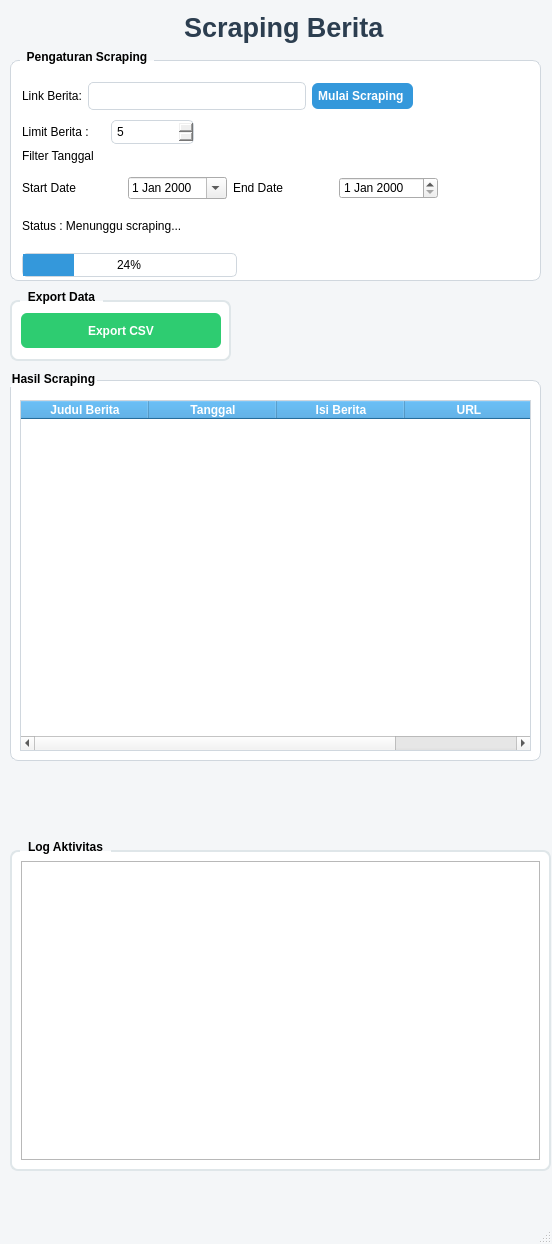
<?xml version="1.0" encoding="UTF-8"?>
<ui version="4.0">
 <class>MainWindow</class>
 <widget class="QMainWindow" name="MainWindow">
  <property name="geometry">
   <rect>
    <x>0</x>
    <y>0</y>
    <width>552</width>
    <height>1244</height>
   </rect>
  </property>
  <property name="windowTitle">
   <string>MainWindow</string>
  </property>
  <property name="styleSheet">
   <string notr="true">QMainWindow {
    background-color: #f4f6f8;
}</string>
  </property>
  <widget class="QWidget" name="centralwidget">
   <widget class="QGroupBox" name="pengaturanScraping">
    <property name="geometry">
     <rect>
      <x>10</x>
      <y>50</y>
      <width>531</width>
      <height>231</height>
     </rect>
    </property>
    <property name="styleSheet">
     <string notr="true">QGroupBox {
    background-color: white;
    border: 1px solid #D0D7DE;
    border-radius: 8px;
    margin-top: 10px;
    font-weight: bold;
}

QGroupBox::title {
    subcontrol-origin: margin;
    left: 10px;
    padding: 0 5px;
}</string>
    </property>
    <property name="title">
     <string>Pengaturan Scraping</string>
    </property>
    <widget class="QLabel" name="filterTanggal">
     <property name="geometry">
      <rect>
       <x>12</x>
       <y>98</y>
       <width>79</width>
       <height>16</height>
      </rect>
     </property>
     <property name="styleSheet">
      <string notr="true">QDateEdit {
    border: 1px solid #D0D7DE;
    border-radius: 5px;
    padding: 3px;
}
</string>
     </property>
     <property name="text">
      <string>Filter Tanggal</string>
     </property>
    </widget>
    <widget class="QWidget" name="layoutWidget">
     <property name="geometry">
      <rect>
       <x>12</x>
       <y>65</y>
       <width>172</width>
       <height>34</height>
      </rect>
     </property>
     <layout class="QHBoxLayout" name="horizontalLayout_3">
      <item>
       <widget class="QLabel" name="limitBerita">
        <property name="text">
         <string>Limit Berita : </string>
        </property>
       </widget>
      </item>
      <item>
       <widget class="QSpinBox" name="limitNews">
        <property name="styleSheet">
         <string notr="true">QSpinBox {
    border: 1px solid #D0D7DE;
    border-radius: 5px;
    padding: 3px;
}</string>
        </property>
        <property name="minimum">
         <number>1</number>
        </property>
        <property name="maximum">
         <number>100</number>
        </property>
        <property name="value">
         <number>5</number>
        </property>
       </widget>
      </item>
     </layout>
    </widget>
    <widget class="QWidget" name="layoutWidget">
     <property name="geometry">
      <rect>
       <x>12</x>
       <y>154</y>
       <width>215</width>
       <height>73</height>
      </rect>
     </property>
     <layout class="QVBoxLayout" name="verticalLayout_2">
      <item>
       <widget class="QLabel" name="statusScraping">
        <property name="text">
         <string>Status : Menunggu scraping...</string>
        </property>
       </widget>
      </item>
      <item>
       <widget class="QProgressBar" name="progressBar">
        <property name="maximumSize">
         <size>
          <width>250</width>
          <height>16777215</height>
         </size>
        </property>
        <property name="styleSheet">
         <string notr="true">QProgressBar {
    border: 1px solid #D0D7DE;
    border-radius: 5px;
    text-align: center;
}

QProgressBar::chunk {
    background-color: #3498DB;
}</string>
        </property>
        <property name="value">
         <number>24</number>
        </property>
       </widget>
      </item>
     </layout>
    </widget>
    <widget class="QWidget" name="layoutWidget">
     <property name="geometry">
      <rect>
       <x>12</x>
       <y>28</y>
       <width>391</width>
       <height>36</height>
      </rect>
     </property>
     <layout class="QHBoxLayout" name="horizontalLayout">
      <item>
       <widget class="QLabel" name="textLinkBerita">
        <property name="text">
         <string>Link Berita:</string>
        </property>
       </widget>
      </item>
      <item>
       <layout class="QVBoxLayout" name="verticalLayout" stretch="0">
        <item>
         <widget class="QLineEdit" name="inputLink">
          <property name="styleSheet">
           <string notr="true">QLineEdit {
    border: 1px solid #D0D7DE;
    border-radius: 5px;
    padding: 5px;
    background-color: #FFFFFF;
}</string>
          </property>
         </widget>
        </item>
       </layout>
      </item>
      <item>
       <widget class="QPushButton" name="btnScrape">
        <property name="styleSheet">
         <string notr="true">QPushButton {
    background-color: #3498DB;
    color: white;
    border-radius: 6px;
    padding: 6px;
    font-weight: bold;
}

QPushButton:hover {
    background-color: #2980B9;
}</string>
        </property>
        <property name="text">
         <string>Mulai Scraping </string>
        </property>
       </widget>
      </item>
     </layout>
    </widget>
    <widget class="QWidget" name="layoutWidget">
     <property name="geometry">
      <rect>
       <x>12</x>
       <y>121</y>
       <width>416</width>
       <height>34</height>
      </rect>
     </property>
     <layout class="QHBoxLayout" name="horizontalLayout_4">
      <item>
       <widget class="QLabel" name="startDate">
        <property name="styleSheet">
         <string notr="true">QDateEdit {
    border: 1px solid #D0D7DE;
    border-radius: 5px;
    padding: 3px;
}</string>
        </property>
        <property name="text">
         <string>Start Date</string>
        </property>
       </widget>
      </item>
      <item>
       <widget class="QDateEdit" name="StarDateEdit">
        <property name="calendarPopup">
         <bool>true</bool>
        </property>
       </widget>
      </item>
      <item>
       <widget class="QLabel" name="endDate">
        <property name="styleSheet">
         <string notr="true">QDateEdit {
    border: 1px solid #D0D7DE;
    border-radius: 5px;
    padding: 3px;
}</string>
        </property>
        <property name="text">
         <string>End Date</string>
        </property>
       </widget>
      </item>
      <item>
       <widget class="QDateEdit" name="EndDateEdit"/>
      </item>
     </layout>
    </widget>
   </widget>
   <widget class="QGroupBox" name="logAktivitas">
    <property name="geometry">
     <rect>
      <x>10</x>
      <y>840</y>
      <width>541</width>
      <height>331</height>
     </rect>
    </property>
    <property name="styleSheet">
     <string notr="true">QGroupBox {
    border: 2px solid #dfe6e9;
    border-radius: 8px;
    margin-top: 10px;
    font-weight: bold;
    background-color: #ffffff;
}

QGroupBox::title {
    subcontrol-origin: margin;
    left: 10px;
    padding: 0 6px;
}</string>
    </property>
    <property name="title">
     <string>Log Aktivitas</string>
    </property>
    <layout class="QVBoxLayout" name="verticalLayout_3">
     <item>
      <widget class="QPlainTextEdit" name="logBox">
       <property name="sizePolicy">
        <sizepolicy hsizetype="Expanding" vsizetype="Preferred">
         <horstretch>0</horstretch>
         <verstretch>0</verstretch>
        </sizepolicy>
       </property>
       <property name="minimumSize">
        <size>
         <width>500</width>
         <height>130</height>
        </size>
       </property>
       <property name="styleSheet">
        <string notr="true">QTextEdit {
    background-color: #1e1e1e;
    color: #00ff9c;
    border-radius: 6px;
    padding: 6px;
    font-family: Consolas;
}</string>
       </property>
       <property name="readOnly">
        <bool>true</bool>
       </property>
      </widget>
     </item>
    </layout>
   </widget>
   <widget class="QGroupBox" name="exportData">
    <property name="geometry">
     <rect>
      <x>10</x>
    <y>290</y>
      <width>221</width>
      <height>71</height>
     </rect>
    </property>
    <property name="maximumSize">
     <size>
      <width>16777215</width>
      <height>16777215</height>
     </size>
    </property>
    <property name="styleSheet">
     <string notr="true">QGroupBox {
    border: 2px solid #dfe6e9;
    border-radius: 8px;
    margin-top: 10px;
    font-weight: bold;
    background-color: #ffffff;
}

QGroupBox::title {
    subcontrol-origin: margin;
    left: 10px;
    padding: 0 6px;
}</string>
    </property>
    <property name="title">
     <string>Export Data</string>
    </property>
    <layout class="QVBoxLayout" name="verticalLayout_6">
     <item>
      <widget class="QPushButton" name="btnExportCSV">
       <property name="minimumSize">
        <size>
         <width>200</width>
         <height>35</height>
        </size>
       </property>
       <property name="maximumSize">
        <size>
         <width>100</width>
         <height>16777215</height>
        </size>
       </property>
       <property name="styleSheet">
        <string notr="true">QPushButton {
    background-color: #2ecc71;
    color: white;
    border-radius: 6px;
    padding: 6px;
    font-weight: bold;
}

QPushButton:hover {
    background-color: #27ae60;
}</string>
       </property>
       <property name="text">
        <string>Export CSV</string>
       </property>
      </widget>
     </item>
    </layout>
   </widget>
   <widget class="QGroupBox" name="hasilScraping">
    <property name="geometry">
     <rect>
      <x>10</x>
    <y>370</y>
      <width>531</width>
    <height>391</height>
     </rect>
    </property>
    <property name="styleSheet">
     <string notr="true">QGroupBox {
    background-color: white;
    border: 1px solid #D0D7DE;
    border-radius: 8px;
    margin-top: 10px;
    font-weight: bold;
}</string>
    </property>
    <property name="title">
     <string>Hasil Scraping</string>
    </property>
    <widget class="QTableWidget" name="tableWidget">
     <property name="geometry">
      <rect>
       <x>10</x>
       <y>30</y>
       <width>511</width>
         <height>351</height>
      </rect>
     </property>
     <property name="minimumSize">
      <size>
       <width>500</width>
       <height>270</height>
      </size>
     </property>
     <property name="styleSheet">
      <string notr="true">QTableWidget {
    background-color: white;
    border: 1px solid #D0D7DE;
    gridline-color: #E6E6E6;
}

QHeaderView::section {
    background-color: #3498DB;
    color: white;
    font-weight: bold;
}</string>
     </property>
     <property name="alternatingRowColors">
      <bool>true</bool>
     </property>
     <property name="columnCount">
        <number>4</number>
     </property>
     <attribute name="horizontalHeaderDefaultSectionSize">
        <number>128</number>
     </attribute>
     <column>
      <property name="text">
       <string>Judul Berita</string>
      </property>
     </column>
     <column>
      <property name="text">
       <string>Tanggal</string>
      </property>
     </column>
     <column>
      <property name="text">
       <string>Isi Berita</string>
      </property>
     </column>
    <column>
     <property name="text">
      <string>URL</string>
     </property>
    </column>
    </widget>
   </widget>
   <widget class="QLabel" name="judulAplikasi">
    <property name="geometry">
     <rect>
      <x>2</x>
      <y>7</y>
      <width>571</width>
      <height>41</height>
     </rect>
    </property>
    <property name="sizePolicy">
     <sizepolicy hsizetype="Expanding" vsizetype="Expanding">
      <horstretch>0</horstretch>
      <verstretch>0</verstretch>
     </sizepolicy>
    </property>
    <property name="font">
     <font>
      <family>Arial</family>
      <pointsize>20</pointsize>
      <weight>75</weight>
      <bold>true</bold>
     </font>
    </property>
    <property name="styleSheet">
     <string notr="true">color: #2C3E50;</string>
    </property>
    <property name="text">
     <string>Scraping Berita </string>
    </property>
    <property name="alignment">
     <set>Qt::AlignCenter</set>
    </property>
   </widget>
  </widget>
  <widget class="QMenuBar" name="menubar">
   <property name="geometry">
    <rect>
     <x>0</x>
     <y>0</y>
     <width>552</width>
     <height>26</height>
    </rect>
   </property>
  </widget>
  <widget class="QStatusBar" name="statusbar"/>
 </widget>
 <resources/>
 <connections/>
</ui>
